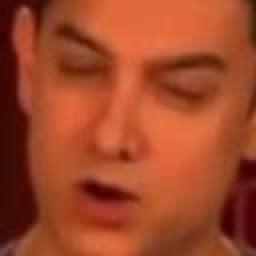
#> input picture temp_resaved.jpg, 128 x 128 px (shown 2 times larger); its folder holds only this picture in this run
$ python -i skin_smoothening.py   (imports and definitions only)   (older library calls are emulated)
#> lines starting #> are read from the running program, lines starting #| are printed output that depends on the picture
#> further down, picture is the input picture: shape (128, 128, 3); mean B, G, R 40.1, 71.7, 160
import cv2
import numpy as np
import os
import pandas as pd

def classify_skin_texture(image):
    gray_image = cv2.cvtColor(image, cv2.COLOR_BGR2GRAY)
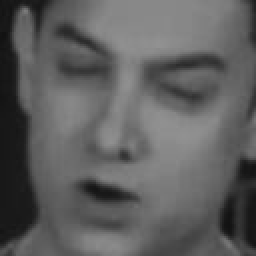
#> gray_image: shape (128, 128) (shown 2 times larger); min 18, max 145, mean 94.5
    blurred_image = cv2.GaussianBlur(gray_image, (3, 3), 0)
    laplacian_var = cv2.Laplacian(blurred_image, cv2.CV_64F).var()
#> laplacian_var = 10.03
    return laplacian_var

def process_images_in_folder(folder_path, threshold=15.0):
    results = []
    for subfolder in os.listdir(folder_path):
        subfolder_path = os.path.join(folder_path, subfolder)
        given_label = 0 if subfolder.count("id") == 2 else 1
        if os.path.isdir(subfolder_path):
            labels = []
            for filename in os.listdir(subfolder_path):
                if filename.endswith('.jpg'):
                    image_path = os.path.join(subfolder_path, filename)
                    image = cv2.imread(image_path)
                    if image is None:
                        print(f"Error: Could not open image {image_path}.")
                        continue
                    label = classify_skin_texture(image)
                    labels.append(label)
            if labels:
                average_label = np.mean(labels)
                assigned_label = 1 if average_label > threshold else 0
                results.append((subfolder, assigned_label, average_label, given_label))
    return results

def main(folder_path):
    results = process_images_in_folder(folder_path)
    df = pd.DataFrame(results, columns=['Image', 'Assigned Label', 'Skin Texture Classification', 'Given Label'])
    df.to_csv('skin_texture_results.csv', index=False)

# [2 lines not run here, left out]

>>> import cv2
>>> picture = cv2.imread('temp_resaved.jpg')
>>> result = classify_skin_texture(picture)
#> result = 10.03
